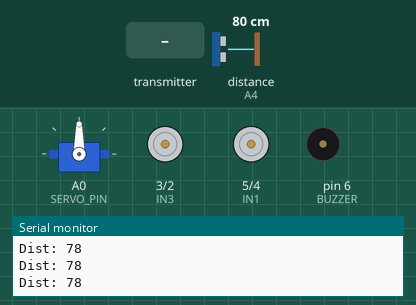
Recording of a sketch running on a simulated Arduino Uno, built with avr-gcc and run on an emulated ATmega328P. Shown: servo, motor-driver pin pairs drawn as motors (green arrow = first pin HIGH = forward, orange = second pin HIGH = backward, longer = more drive), buzzer (waves = sounding, pin HIGH), the last lines printed to the serial monitor. Wiring (inferred from the names in the program): ultrasonic range finder: trigger A3; echo A4. The test bench sets the inputs (shaded band); at power-on: distance to the obstacle (sensor on A4) 80 cm. The echo pulse lasts 58.3 µs per cm; no radio packets arrive unless stated; pins used as bus, display or sensor lines are not drawn.

Above: at 1.2 s.
1.3 s: distance to the obstacle (sensor on A4) set to 12 cm
2.8 s: distance to the obstacle (sensor on A4) set to 9 cm
At 2.82 s:
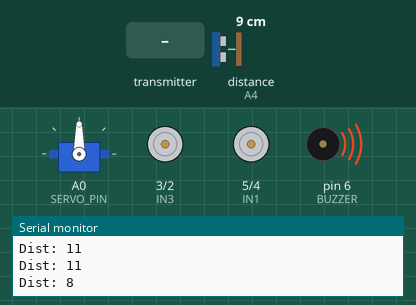
8.8 s: distance to the obstacle (sensor on A4) set to 18 cm
At 8.8 s:
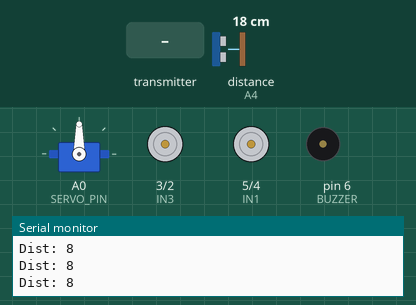
10.3 s: the transmitter starts sending brake = 256
At 11.2 s:
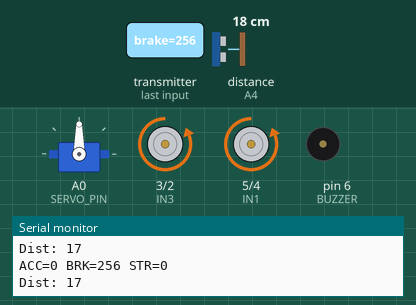
11.8 s: the transmitter starts sending steer = 256
At 12.1 s:
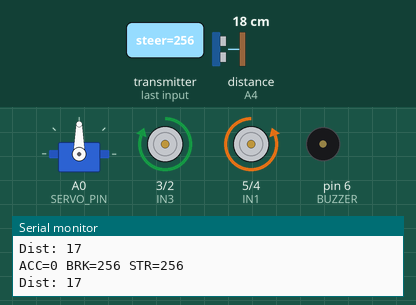
Timing chart, 0 to 14.3 s (numbered marks = the images above; inputs shaded):
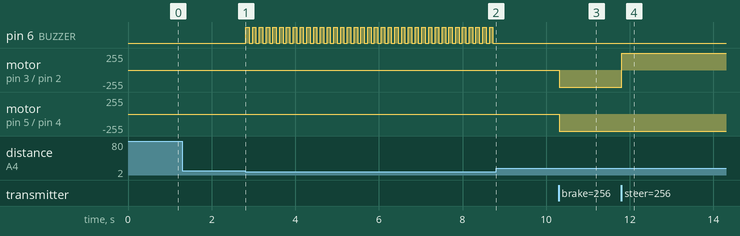

The sketch:

reciver_psn.ino
```cpp
#include <SPI.h>
#include <RF24.h>
#include <Servo.h>

// ---- NRF24 ----
RF24 radio(7, 11);
const byte address[6] = "00001";

// ---- MOTOR DRIVER ----
#define IN1 5
#define IN2 4
#define IN3 3
#define IN4 2

// ---- SERVO + SENSOR ----
#define SERVO_PIN A0
#define TRIG A3
#define ECHO A4

#define BUZZER 6


Servo scanner;

// structura pachetului primit
struct Packet {
  int accel;   // 0..255
  int brake;   // 0..255
  int steer;   // -100..100
};

Packet data;

// masurare distanta
long getDistance() {
  digitalWrite(TRIG, LOW);
  delayMicroseconds(2);
  digitalWrite(TRIG, HIGH);
  delayMicroseconds(10);
  digitalWrite(TRIG, LOW);
  long duration = pulseIn(ECHO, HIGH, 30000);
  return duration * 0.034 / 2;
}

// functii motoare
void motors(int left, int right) {
  // stanga
  if (left > 0) { digitalWrite(IN1, HIGH); digitalWrite(IN2, LOW); }
  else if (left < 0) { digitalWrite(IN1, LOW); digitalWrite(IN2, HIGH); }
  else { digitalWrite(IN1, LOW); digitalWrite(IN2, LOW); }

  // dreapta
  if (right > 0) { digitalWrite(IN3, HIGH); digitalWrite(IN4, LOW); }
  else if (right < 0) { digitalWrite(IN3, LOW); digitalWrite(IN4, HIGH); }
  else { digitalWrite(IN3, LOW); digitalWrite(IN4, LOW); }
}

void stopAll() {
  motors(0, 0);
}

void setup() {
  Serial.begin(115200);

  pinMode(IN1, OUTPUT);
  pinMode(IN2, OUTPUT);
  pinMode(IN3, OUTPUT);
  pinMode(IN4, OUTPUT);

  pinMode(TRIG, OUTPUT);
  pinMode(ECHO, INPUT);

  scanner.attach(SERVO_PIN);
  scanner.write(90);

  pinMode(BUZZER, OUTPUT);
  digitalWrite(BUZZER, LOW);


  radio.begin();
  radio.openReadingPipe(0, address);
  radio.setPALevel(RF24_PA_LOW);
  radio.startListening();

  Serial.println("Receiver ready!");
}

void loop() {
  // citire pachet NRF
  if (radio.available()) {
    radio.read(&data, sizeof(data));

    Serial.print("ACC=");
    Serial.print(data.accel);
    Serial.print(" BRK=");
    Serial.print(data.brake);
    Serial.print(" STR=");
    Serial.println(data.steer);
  }

  // distanta
  int dist = getDistance();
  Serial.print("Dist: ");
  Serial.println(dist);


  if (dist > 0 && dist < 10) {
  digitalWrite(BUZZER, HIGH);
  delay(80);
  digitalWrite(BUZZER, LOW);
  delay(80);
  stopAll();
  return;
  } else {
  digitalWrite(BUZZER, LOW);
}


  // LOGICA DE MISCARE
  int forward = data.accel - data.brake; // accel pozitiv, frana negativ
  forward = constrain(forward, -255, 255);

  // steering - afecteaza diferit stanga/dreapta
  int leftMotor  = forward - (data.steer * 1.3);
  int rightMotor = forward + (data.steer * 1.3);

  // limitare
  leftMotor = constrain(leftMotor, -255, 255);
  rightMotor = constrain(rightMotor, -255, 255);

  // conducere efectivă
  motors(leftMotor, rightMotor);

  delay(20);
}
```

Measured:
- the behaviour switches between 11 and 10 cm on distance to the obstacle (sensor on A4) (found by bisection; images 0 and 1)
- after the input at 2.8 s, pin 6 (BUZZER): alternates HIGH for 0.08 s and LOW for 0.08 s, starting at once
- after the input at 8.8 s, pin 6 (BUZZER): stops changing and stays LOW
- after the input at 10.3 s, motor on pin 3 (IN3) / pin 2 (IN4), motor on pin 5 (IN1) / pin 4 (IN2): stopped → backward 255/255 at once
- after the input at 11.8 s, motor on pin 3 (IN3) / pin 2 (IN4): backward 255/255 → forward 255/255 at once
